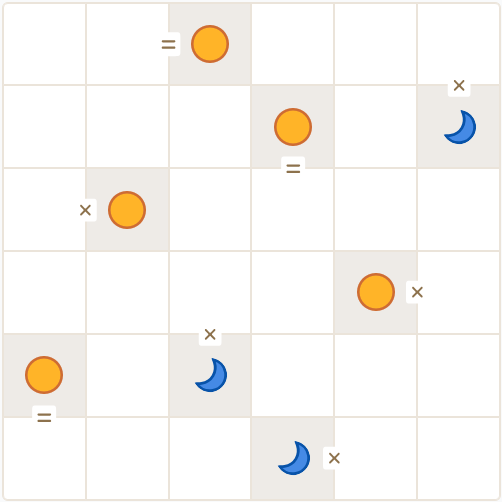
#> input picture puzzle.png, 502 x 502 px
$ python main.py
#> lines starting #> are read from the running program, lines starting #| are printed output that depends on the picture
### read_board.py
import cv2
import numpy as np


def parse_puzzle(
    image_path,
    rows=6,
    cols=6,
    yellow_hsv_range=((20, 100, 100), (40, 255, 255)),
    blue_hsv_range=((90, 50, 50), (130, 255, 255)),
    circle_min_area=200,
    match_thresh=0.65,
    eq_tmpl_path="equals_template.png",
    x_tmpl_path="x_template.png",
    output_path="detections.png",
):
#> called with image_path = 'puzzle.png', rows = 6, cols = 6, yellow_hsv_range = ((20, 100, 100), (40, 255, 255)), blue_hsv_range = ((90, 50, 50), (130, 255, 255)), circle_min_area = 200, match_thresh = 0.65, eq_tmpl_path = 'equals_template.png'
    img = cv2.imread(image_path)
#> img is the input picture: shape (502, 502, 3); mean B, G, R 243.5, 246.9, 249.1
    if img is None:
        raise FileNotFoundError(f"Could not load '{image_path}'")
    H, W = img.shape[:2]
#> H = 502; W = 502
    cell_w, cell_h = W // cols, H // rows
#> cell_w = 83; cell_h = 83

    hsv_full = cv2.cvtColor(img, cv2.COLOR_BGR2HSV)
#> hsv_full: shape (502, 502, 3); mean H, S, V 6.3, 8.5, 250.2
    gray_full = cv2.cvtColor(img, cv2.COLOR_BGR2GRAY)
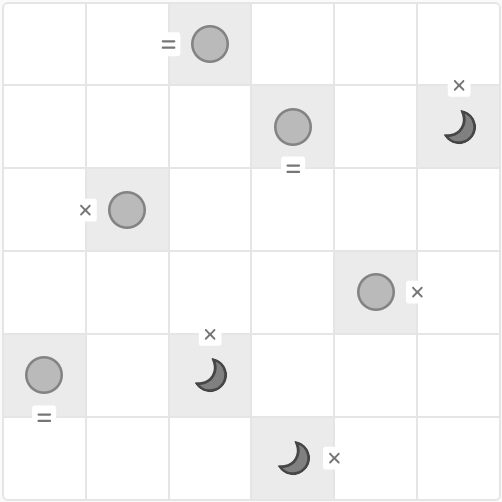
#> gray_full: shape (502, 502); min 70, max 255, mean 247.1
    edges_full = cv2.Canny(gray_full, 50, 150)
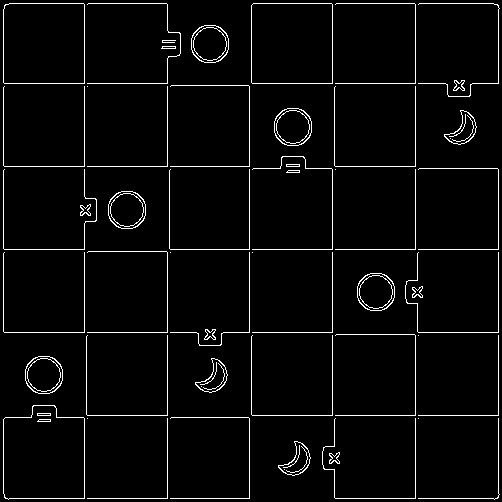
#> edges_full: shape (502, 502); 3.5% white in thin lines or dots

    yellow_lower = np.array(yellow_hsv_range[0])
    yellow_upper = np.array(yellow_hsv_range[1])
    blue_lower = np.array(blue_hsv_range[0])
    blue_upper = np.array(blue_hsv_range[1])

    initial = [[None for _ in range(cols)] for _ in range(rows)]
    constraints = {}
    symbol_boxes = []
    region_boxes = []

    eq_gray = cv2.imread(eq_tmpl_path, cv2.IMREAD_GRAYSCALE)
    x_gray = cv2.imread(x_tmpl_path, cv2.IMREAD_GRAYSCALE)
    eq_tmpl = cv2.Canny(eq_gray, 50, 150)
    x_tmpl = cv2.Canny(x_gray, 50, 150)
#> (the run stopped early here; a loop or call above may not have finished)
